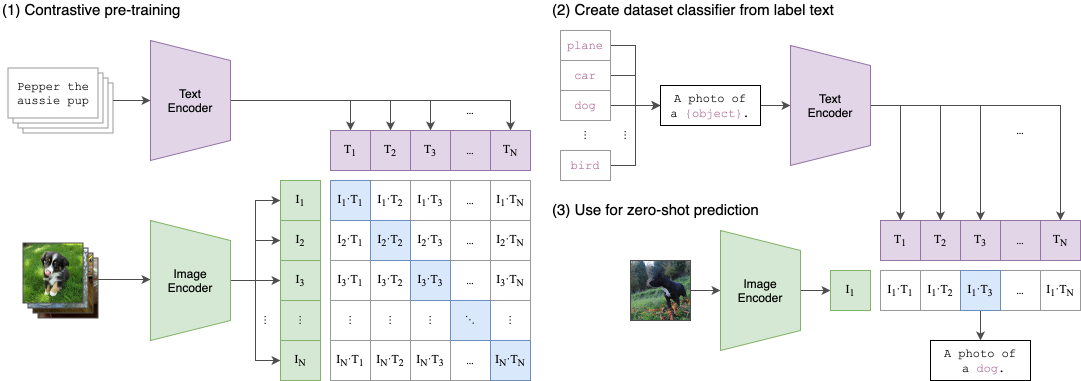
#> input picture image_text_agent/evaluation/all_benchmark/calculate_score/CLIP/CLIP.png, 2162 x 762 px (shown at 1/2 size); its folder holds only this picture in this run
$ python -i utils.py   (imports and definitions only)
#> lines starting #> are read from the running program, lines starting #| are printed output that depends on the picture; after the words box and inside, x2 and y2 are one past the last pixel; in counts of white or black regions, pixels touching at a corner belong together
#> further down, picture is the input picture: PIL image 2162x762 RGBA; mean R, G, B, A 72.5, 73.4, 73.4, 88.4
import os
import base64
import math
import ast
import sys
from io import BytesIO, StringIO
from desc import TOOLS
from PIL import Image, ImageDraw, ImageEnhance, ImageOps
import numpy as np


# [438 lines left out: functions encode_image_with_format, encode_pil_image_with_format, get_function_by_name, toolcall_message_convert, run_toolcall, crop_image and 7 more, not called in this run]

def _get_projection_segments(projection, threshold=0):
    """
    calculate grid split points based on projection
    """
    segments = []
    start = -1
    for i, val in enumerate(projection):
        if val > threshold:
            if start == -1:
                start = i
        else:
            if start != -1:
                segments.append((start, i))
                start = -1
    if start != -1:
        segments.append((start, len(projection)))
    return segments

# [76 lines left out: function locate_character_position, not called in this run]

def _extract_grid_cells(image, binary_arr):
    """辅助函数：网格切分和标准化"""
    # 1. 投影计算
    row_proj = np.sum(binary_arr > 0, axis=1)
    col_proj = np.sum(binary_arr > 0, axis=0)

    # 2. 网格切分 (动态阈值)
    threshold_row = max(2, np.max(row_proj) * 0.05)
    threshold_col = max(2, np.max(col_proj) * 0.05)

    row_segments = _get_projection_segments(row_proj, threshold=threshold_row)
    col_segments = _get_projection_segments(col_proj, threshold=threshold_col)

    if len(row_segments) < 2 or len(col_segments) < 2:
        return None, f"Failed to detect grid. Found {len(row_segments)} rows x {len(col_segments)} cols."

    cells = []
    bboxes = []
    std_size = (32, 32)

    for r_idx, (r_start, r_end) in enumerate(row_segments):
        for c_idx, (c_start, c_end) in enumerate(col_segments):
            box = (c_start, r_start, c_end, r_end)
            # 过滤过小的噪点
            if (r_end - r_start) < 4 or (c_end - c_start) < 4:
                continue

            cell_img = image.crop(box).convert('L')
            cell_resized = cell_img.resize(std_size, Image.Resampling.BILINEAR)
            cell_np = np.array(cell_resized, dtype=np.float32) / 255.0

            cells.append(cell_np)
            bboxes.append({
                "bbox": box, "cx": (c_start + c_end) // 2, "cy": (r_start + r_end) // 2
            })

    if not cells: return None, "No valid cells extracted."
    return (np.array(cells), bboxes), None

def count_grid_items(image: Image.Image):
    """
    通过结构差异统计网格元素 (处理 U vs V, 鱼 vs 鲤)。
    Returns: (True, (result_image, result_text))
    """
    try:
        # 1. 预处理
        gray = image.convert('L')
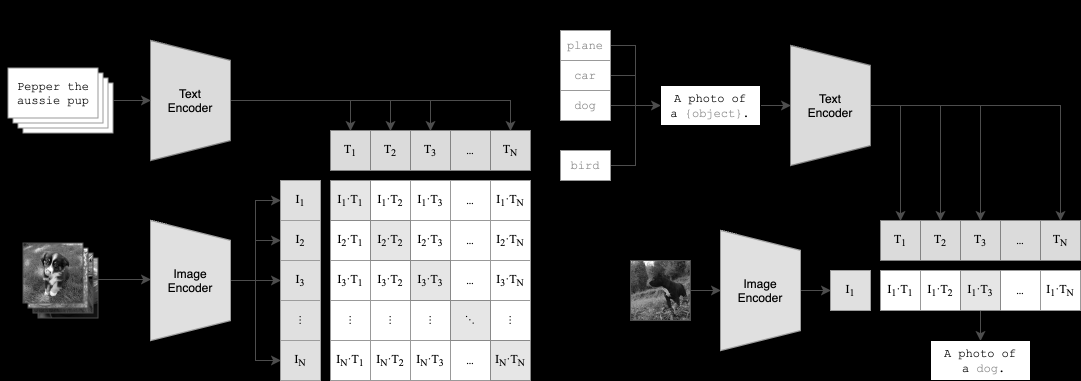
#> gray: PIL image 2162x762 L (shown at 1/2 size); min 0, max 255, mean 73.2
        enhancer = ImageEnhance.Contrast(gray)
        gray = enhancer.enhance(2.0)
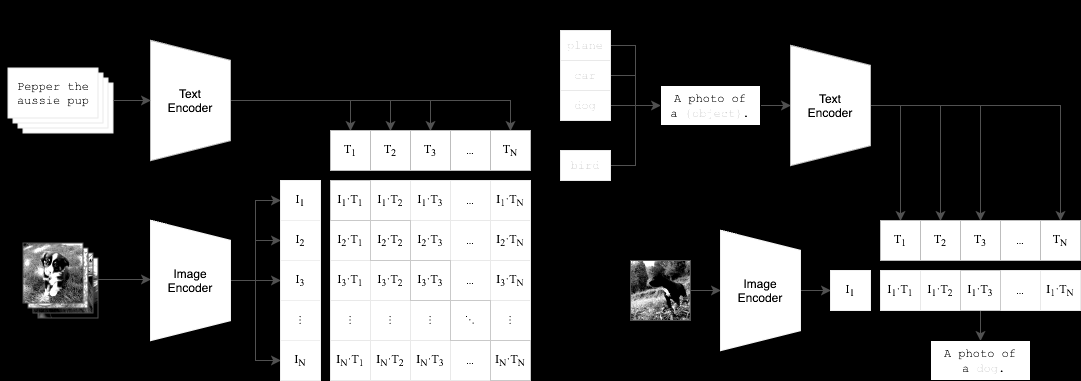
#> gray: PIL image 2162x762 L (shown at 1/2 size); min 0, max 255, mean 80.2
        inverted = ImageOps.invert(gray)
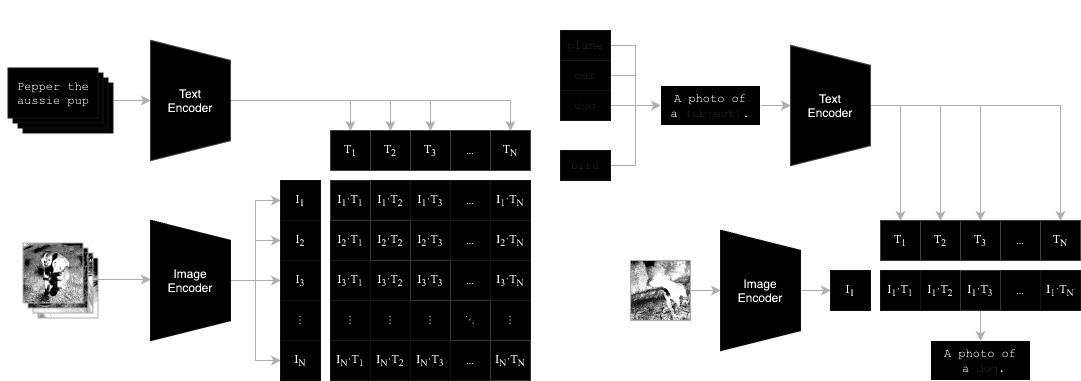
#> inverted: PIL image 2162x762 L (shown at 1/2 size); min 0, max 255, mean 174.8
        binary = inverted.point(lambda x: 255 if x > 100 else 0, mode='1')
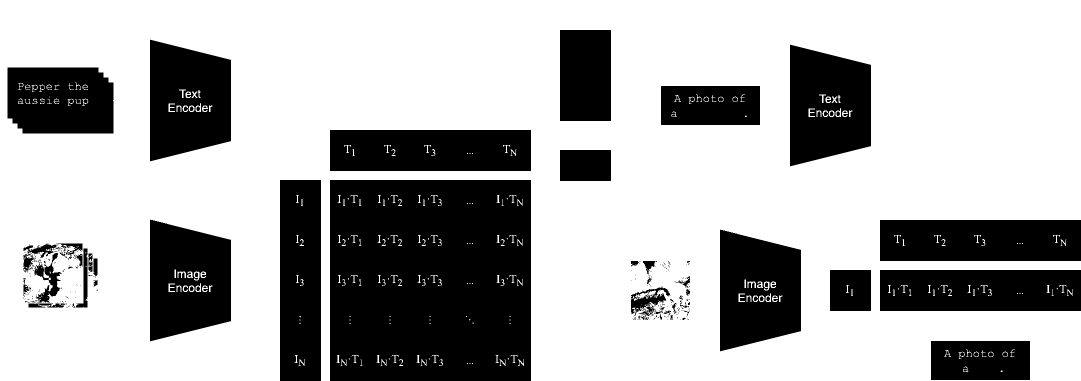
#> binary: PIL image 2162x762 1 (shown at 1/2 size); 68.8% white; 283 black regions (224 under 20 px), largest, box (x1, y1, x2, y2) and area: (660, 360, 1062, 762) 158511, (560, 360, 642, 762) 32608, (660, 260, 1062, 342) 32557
        arr = np.array(binary, dtype=np.uint8)

        # 2. 提取单元格
        data, error = _extract_grid_cells(image, arr)
#> in _extract_grid_cells, `row_proj = np.sum(binary_arr > 0, axis=1)`: row_proj = 762 values, max 2162 at index 0, min 724 at index 614, mean 1487.4
#> in _extract_grid_cells, `col_proj = np.sum(binary_arr > 0, axis=0)`: col_proj = 2162 values, max 762 at index 0, min 274 at index 300, mean 524.2
#> in _extract_grid_cells, `threshold_row = max(2, np.max(row_proj) * 0.05)`: threshold_row = 108.1
#> in _extract_grid_cells, `threshold_col = max(2, np.max(col_proj) * 0.05)`: threshold_col = 38.1
#> the loop in _get_projection_segments, `for i, val in enumerate(projection):` made 762 passes
#> start on pass 1: 0
#> after the loop in _get_projection_segments, `for i, val in enumerate(projection):`: segments = []; start = 0
#> in _extract_grid_cells, `row_segments = _get_projection_segments(row_proj, threshold=threshold_..`: row_segments = [(0, 762)]
#> the loop in _get_projection_segments (call 2), `for i, val in enumerate(projection):` made 2162 passes
#> (val, start) on pass 1: (762, 0)
#> val on passes 2 to 7: 762, 762, 762, 762, 762, 762
#> in _extract_grid_cells, `col_segments = _get_projection_segments(col_proj, threshold=threshold_..`: col_segments = [(0, 2162)]
        if error: return False, error
        cells_np, meta_info = data

        # 3. 模板匹配 (Reference Subtraction)
        ref_cell = np.median(cells_np, axis=0) # 计算“平均脸”
        diffs = np.sum(np.abs(cells_np - ref_cell), axis=(1, 2)) # 计算差异

        # 4. Max Gap
        vals = diffs
        sorted_vals = np.sort(vals)
        diff_of_diffs = np.diff(sorted_vals)

        if len(diff_of_diffs) > 0:
            max_gap_idx = np.argmax(diff_of_diffs)
            max_gap = diff_of_diffs[max_gap_idx]
            split_threshold = (sorted_vals[max_gap_idx] + sorted_vals[max_gap_idx+1]) / 2
        else:
            max_gap, split_threshold = 0, 0

        is_single_type = max_gap < 5.0

        result_image = image.copy()

        if is_single_type:
            result_text = f"Only 1 structural type detected (Max Gap {max_gap:.2f}). Total count: {len(cells_np)}."
        else:
            group_A = [i for i, v in enumerate(vals) if v <= split_threshold] # Common/Background
            group_B = [i for i, v in enumerate(vals) if v > split_threshold]  # Distinct/Foreground

            # 圈出少数派
            if len(group_B) < len(group_A):
                target_indices = group_B
                target_label = "High Difference (Type B)"
            else:
                target_indices = group_A
                target_label = "Low Difference (Type A)"

            # 创建半透明图层
            overlay = Image.new('RGBA', image.size, (0, 0, 0, 0))
            overlay_draw = ImageDraw.Draw(overlay)

            for idx in target_indices:
                info = meta_info[idx]
                cx, cy = info['cx'], info['cy']
                r = max(8, (info['bbox'][2] - info['bbox'][0]) // 2)
                # 绘制半透明浅红色圆圈
                overlay_draw.ellipse(
                    (cx-r, cy-r, cx+r, cy+r),
                    outline=(255, 100, 100, 150),
                    width=3
                )
            # 合成到原图
            result_image = Image.alpha_composite(result_image.convert('RGBA'), overlay).convert('RGB')

            result_text = (
                f"Detected distinct item types:\n"
                f"- Low Difference (Type A): {len(group_A)} items\n"
                f"- High Difference (Type B): {len(group_B)} items\n"
                f"-> Minority group ({len(target_indices)} items) marked with red circles."
            )
        return (result_image, result_text)

    except Exception as e:
        return str(e)

# [104 lines left out: functions rearrange_tiles, get_color_distribution, not called in this run]

>>> from PIL import Image
>>> picture = Image.open('../evaluation/all_benchmark/calculate_score/CLIP/CLIP.png')
>>> result = count_grid_items(picture)
